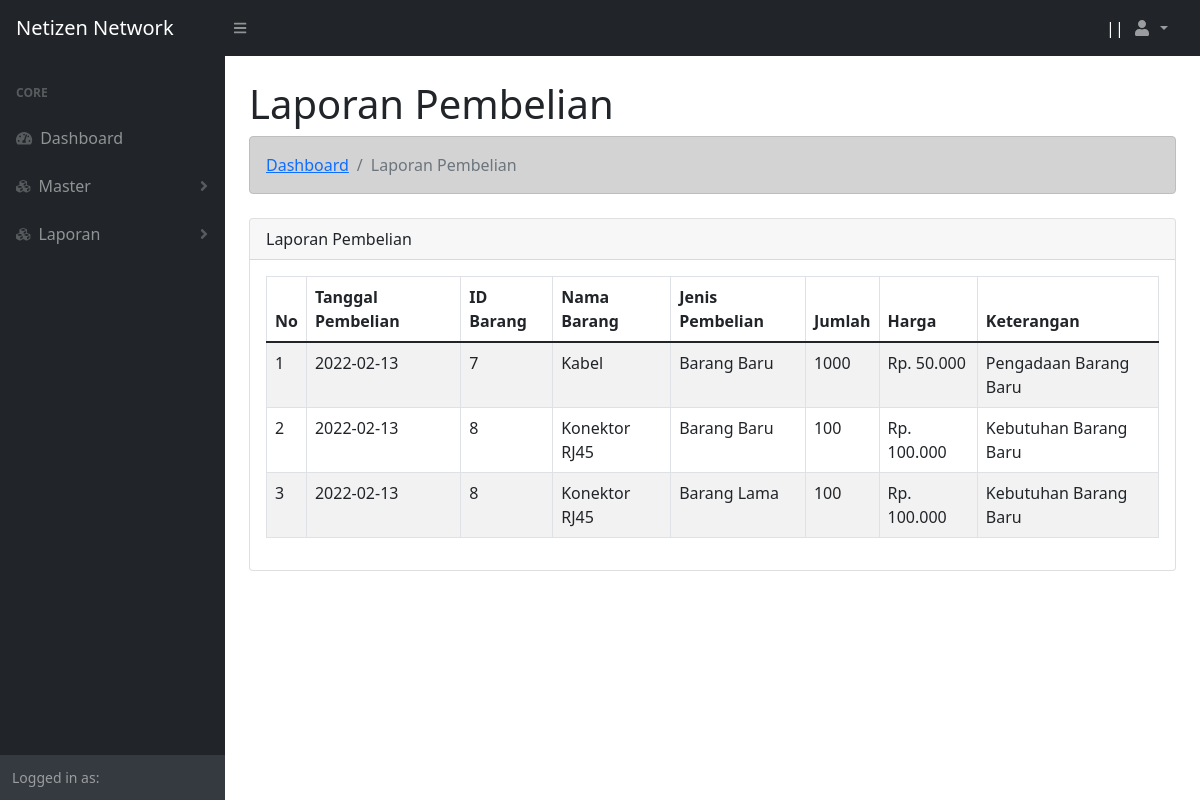
The app's page /operasional/laporan_pembelian.php with its own data.
### tables this page shows
CREATE TABLE `tbl_pembelian` (
  `id_pembelian` int(11) NOT NULL,
  `nik` varchar(15) NOT NULL,
  `id_barang` int(11) NOT NULL,
  `jenis_pembelian` varchar(15) NOT NULL,
  `qty` int(5) NOT NULL,
  `harga` int(10) NOT NULL,
  `tanggal_pembelian` date NOT NULL,
  `keterangan` text NOT NULL,
  `status` int(1) NOT NULL
);

CREATE TABLE `tbl_barang` (
  `id_barang` int(11) NOT NULL,
  `nama_barang` varchar(20) NOT NULL,
  `stok` int(5) NOT NULL,
  `sisa_stok` int(10) NOT NULL
);

### functions.php (called while the page is built, shortened)
<?php
$koneksi = mysqli_connect("localhost","root","","webmanagement");
function query($query){
    global $koneksi;
    $result = mysqli_query($koneksi, $query);
    $rows = [];
    while ($row = mysqli_fetch_assoc($result)){
        $rows[] = $row;
    }
    return $rows;
}
?>

### operasional/laporan_pembelian.php (the view, shortened to what this page needs)
<?php
    require '../functions.php';
$pembelian = query("SELECT * from tbl_pembelian inner join tbl_barang on tbl_pembelian.id_barang = tbl_barang.id_barang where status = 3");
?>
<!DOCTYPE html>
<html lang="en">
<head>
    <?php include "view/head.php";?>
</head>
<body class="sb-nav-fixed">
    <?php
        include "view/navbar.php";
        include "view/sidebar.php";
    ?>
    <div id="layoutSidenav_content">
        <main>
            <div class="container-fluid px-4">
                <h1 class="mt-4">Laporan Pembelian</h1>
                <ol class="breadcrumb alert alert-dark mb-4">
                    <li class="breadcrumb-item"><a href="index.php"> Dashboard </a></li>
                    <li class="breadcrumb-item active">Laporan Pembelian</li>
                </ol>
                <div class="row">
                    <div class="col">
                        <div class="card mb-4">
                            <div class="card-header">
                                Laporan Pembelian
                            </div>
                            <div class="card-body">
                                <table class="table table-striped table-bordered" id="tabel">
                                    <thead>
                                        <th>No</th>
                                        <th>Tanggal Pembelian</th>
                                        <th>ID Barang</th>
                                        <th>Nama Barang</th>
                                        <th>Jenis Pembelian</th>
                                        <th>Jumlah</th>
                                        <th>Harga</th>
                                        <th>Keterangan</th>
                                    </thead>
                                    <tbody>
                                        <?php $i = 1; foreach ($pembelian as $row):?>
                                            <tr>
                                                <td><?= $i;?></td>
                                                <td><?= $row["tanggal_pembelian"];?></td>
                                                <td><?= $row["id_barang"];?></td>
                                                <td><?= $row["nama_barang"];?></td>
                                                <td><?= $row["jenis_pembelian"];?></td>
                                                <td><?= $row["qty"];?></td>
                                                <td>Rp. <?= number_format($row["harga"],0,',','.');?></td>
                                                <td><?= $row["keterangan"];?></td>
                                            </tr>
                                        <?php $i++; endforeach;?>
                                    </tbody>
                                </table>
                            </div>
                        </div>
                    </div>
                </div>
            </div>
        </main>
    </div>
</body>
</html>

### records on screen
tbl_pembelian: tanggal_pembelian "2022-02-13", id_barang.id_barang "7", id_barang.nama_barang "Kabel", jenis_pembelian "Barang Baru", qty "1000", harga "50.000", keterangan "Pengadaan Barang Baru"
tbl_pembelian: tanggal_pembelian "2022-02-13", id_barang.id_barang "8", id_barang.nama_barang "Konektor RJ45", jenis_pembelian "Barang Baru", qty "100", harga "100.000", keterangan "Kebutuhan Barang Baru"
tbl_pembelian: tanggal_pembelian "2022-02-13", id_barang.id_barang "8", id_barang.nama_barang "Konektor RJ45", jenis_pembelian "Barang Lama", qty "100", harga "100.000", keterangan "Kebutuhan Barang Baru"
